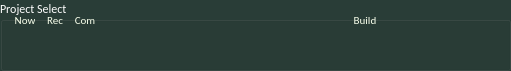
   <widget class="QGroupBox" name="groupBox_7">
    <property name="enabled">
     <bool>true</bool>
    </property>
    <property name="geometry">
     <rect>
      <x>100</x>
      <y>30</y>
      <width>511</width>
      <height>71</height>
     </rect>
    </property>
    <property name="palette">
     <palette>
      <active>
       <colorrole role="WindowText">
        <brush brushstyle="SolidPattern">
         <color alpha="255">
          <red>255</red>
          <green>255</green>
          <blue>255</blue>
         </color>
        </brush>
       </colorrole>
       <colorrole role="Button">
        <brush brushstyle="SolidPattern">
         <color alpha="255">
          <red>41</red>
          <green>61</green>
          <blue>55</blue>
         </color>
        </brush>
       </colorrole>
       <colorrole role="Light">
        <brush brushstyle="SolidPattern">
         <color alpha="255">
          <red>61</red>
          <green>91</green>
          <blue>82</blue>
         </color>
        </brush>
       </colorrole>
       <colorrole role="Midlight">
        <brush brushstyle="SolidPattern">
         <color alpha="255">
          <red>51</red>
          <green>76</green>
          <blue>68</blue>
         </color>
        </brush>
       </colorrole>
       <colorrole role="Dark">
        <brush brushstyle="SolidPattern">
         <color alpha="255">
          <red>20</red>
          <green>30</green>
          <blue>27</blue>
         </color>
        </brush>
       </colorrole>
       <colorrole role="Mid">
        <brush brushstyle="SolidPattern">
         <color alpha="255">
          <red>27</red>
          <green>40</green>
          <blue>36</blue>
         </color>
        </brush>
       </colorrole>
       <colorrole role="Text">
        <brush brushstyle="SolidPattern">
         <color alpha="255">
          <red>255</red>
          <green>255</green>
          <blue>255</blue>
         </color>
        </brush>
       </colorrole>
       <colorrole role="BrightText">
        <brush brushstyle="SolidPattern">
         <color alpha="255">
          <red>255</red>
          <green>255</green>
          <blue>255</blue>
         </color>
        </brush>
       </colorrole>
       <colorrole role="ButtonText">
        <brush brushstyle="SolidPattern">
         <color alpha="255">
          <red>255</red>
          <green>255</green>
          <blue>255</blue>
         </color>
        </brush>
       </colorrole>
       <colorrole role="Base">
        <brush brushstyle="SolidPattern">
         <color alpha="255">
          <red>0</red>
          <green>0</green>
          <blue>0</blue>
         </color>
        </brush>
       </colorrole>
       <colorrole role="Window">
        <brush brushstyle="SolidPattern">
         <color alpha="255">
          <red>41</red>
          <green>61</green>
          <blue>55</blue>
         </color>
        </brush>
       </colorrole>
       <colorrole role="Shadow">
        <brush brushstyle="SolidPattern">
         <color alpha="255">
          <red>0</red>
          <green>0</green>
          <blue>0</blue>
         </color>
        </brush>
       </colorrole>
       <colorrole role="AlternateBase">
        <brush brushstyle="SolidPattern">
         <color alpha="255">
          <red>20</red>
          <green>30</green>
          <blue>27</blue>
         </color>
        </brush>
       </colorrole>
       <colorrole role="ToolTipBase">
        <brush brushstyle="SolidPattern">
         <color alpha="255">
          <red>255</red>
          <green>255</green>
          <blue>220</blue>
         </color>
        </brush>
       </colorrole>
       <colorrole role="ToolTipText">
        <brush brushstyle="SolidPattern">
         <color alpha="255">
          <red>0</red>
          <green>0</green>
          <blue>0</blue>
         </color>
        </brush>
       </colorrole>
      </active>
      <inactive>
       <colorrole role="WindowText">
        <brush brushstyle="SolidPattern">
         <color alpha="255">
          <red>255</red>
          <green>255</green>
          <blue>255</blue>
         </color>
        </brush>
       </colorrole>
       <colorrole role="Button">
        <brush brushstyle="SolidPattern">
         <color alpha="255">
          <red>41</red>
          <green>61</green>
          <blue>55</blue>
         </color>
        </brush>
       </colorrole>
       <colorrole role="Light">
        <brush brushstyle="SolidPattern">
         <color alpha="255">
          <red>61</red>
          <green>91</green>
          <blue>82</blue>
         </color>
        </brush>
       </colorrole>
       <colorrole role="Midlight">
        <brush brushstyle="SolidPattern">
         <color alpha="255">
          <red>51</red>
          <green>76</green>
          <blue>68</blue>
         </color>
        </brush>
       </colorrole>
       <colorrole role="Dark">
        <brush brushstyle="SolidPattern">
         <color alpha="255">
          <red>20</red>
          <green>30</green>
          <blue>27</blue>
         </color>
        </brush>
       </colorrole>
       <colorrole role="Mid">
        <brush brushstyle="SolidPattern">
         <color alpha="255">
          <red>27</red>
          <green>40</green>
          <blue>36</blue>
         </color>
        </brush>
       </colorrole>
       <colorrole role="Text">
        <brush brushstyle="SolidPattern">
         <color alpha="255">
          <red>255</red>
          <green>255</green>
          <blue>255</blue>
         </color>
        </brush>
       </colorrole>
       <colorrole role="BrightText">
        <brush brushstyle="SolidPattern">
         <color alpha="255">
          <red>255</red>
          <green>255</green>
          <blue>255</blue>
         </color>
        </brush>
       </colorrole>
       <colorrole role="ButtonText">
        <brush brushstyle="SolidPattern">
         <color alpha="255">
          <red>255</red>
          <green>255</green>
          <blue>255</blue>
         </color>
        </brush>
       </colorrole>
       <colorrole role="Base">
        <brush brushstyle="SolidPattern">
         <color alpha="255">
          <red>0</red>
          <green>0</green>
          <blue>0</blue>
         </color>
        </brush>
       </colorrole>
       <colorrole role="Window">
        <brush brushstyle="SolidPattern">
         <color alpha="255">
          <red>41</red>
          <green>61</green>
          <blue>55</blue>
         </color>
        </brush>
       </colorrole>
       <colorrole role="Shadow">
        <brush brushstyle="SolidPattern">
         <color alpha="255">
          <red>0</red>
          <green>0</green>
          <blue>0</blue>
         </color>
        </brush>
       </colorrole>
       <colorrole role="AlternateBase">
        <brush brushstyle="SolidPattern">
         <color alpha="255">
          <red>20</red>
          <green>30</green>
          <blue>27</blue>
         </color>
        </brush>
       </colorrole>
       <colorrole role="ToolTipBase">
        <brush brushstyle="SolidPattern">
         <color alpha="255">
          <red>255</red>
          <green>255</green>
          <blue>220</blue>
         </color>
        </brush>
       </colorrole>
       <colorrole role="ToolTipText">
        <brush brushstyle="SolidPattern">
         <color alpha="255">
          <red>0</red>
          <green>0</green>
          <blue>0</blue>
         </color>
        </brush>
       </colorrole>
      </inactive>
      <disabled>
       <colorrole role="WindowText">
        <brush brushstyle="SolidPattern">
         <color alpha="255">
          <red>20</red>
          <green>30</green>
          <blue>27</blue>
         </color>
        </brush>
       </colorrole>
       <colorrole role="Button">
        <brush brushstyle="SolidPattern">
         <color alpha="255">
          <red>41</red>
          <green>61</green>
          <blue>55</blue>
         </color>
        </brush>
       </colorrole>
       <colorrole role="Light">
        <brush brushstyle="SolidPattern">
         <color alpha="255">
          <red>61</red>
          <green>91</green>
          <blue>82</blue>
         </color>
        </brush>
       </colorrole>
       <colorrole role="Midlight">
        <brush brushstyle="SolidPattern">
         <color alpha="255">
          <red>51</red>
          <green>76</green>
          <blue>68</blue>
         </color>
        </brush>
       </colorrole>
       <colorrole role="Dark">
        <brush brushstyle="SolidPattern">
         <color alpha="255">
          <red>20</red>
          <green>30</green>
          <blue>27</blue>
         </color>
        </brush>
       </colorrole>
       <colorrole role="Mid">
        <brush brushstyle="SolidPattern">
         <color alpha="255">
          <red>27</red>
          <green>40</green>
          <blue>36</blue>
         </color>
        </brush>
       </colorrole>
       <colorrole role="Text">
        <brush brushstyle="SolidPattern">
         <color alpha="255">
          <red>20</red>
          <green>30</green>
          <blue>27</blue>
         </color>
        </brush>
       </colorrole>
       <colorrole role="BrightText">
        <brush brushstyle="SolidPattern">
         <color alpha="255">
          <red>255</red>
          <green>255</green>
          <blue>255</blue>
         </color>
        </brush>
       </colorrole>
       <colorrole role="ButtonText">
        <brush brushstyle="SolidPattern">
         <color alpha="255">
          <red>20</red>
          <green>30</green>
          <blue>27</blue>
         </color>
        </brush>
       </colorrole>
       <colorrole role="Base">
        <brush brushstyle="SolidPattern">
         <color alpha="255">
          <red>41</red>
          <green>61</green>
          <blue>55</blue>
         </color>
        </brush>
       </colorrole>
       <colorrole role="Window">
        <brush brushstyle="SolidPattern">
         <color alpha="255">
          <red>41</red>
          <green>61</green>
          <blue>55</blue>
         </color>
        </brush>
       </colorrole>
       <colorrole role="Shadow">
        <brush brushstyle="SolidPattern">
         <color alpha="255">
          <red>0</red>
          <green>0</green>
          <blue>0</blue>
         </color>
        </brush>
       </colorrole>
       <colorrole role="AlternateBase">
        <brush brushstyle="SolidPattern">
         <color alpha="255">
          <red>41</red>
          <green>61</green>
          <blue>55</blue>
         </color>
        </brush>
       </colorrole>
       <colorrole role="ToolTipBase">
        <brush brushstyle="SolidPattern">
         <color alpha="255">
          <red>255</red>
          <green>255</green>
          <blue>220</blue>
         </color>
        </brush>
       </colorrole>
       <colorrole role="ToolTipText">
        <brush brushstyle="SolidPattern">
         <color alpha="255">
          <red>0</red>
          <green>0</green>
          <blue>0</blue>
         </color>
        </brush>
       </colorrole>
      </disabled>
     </palette>
    </property>
    <property name="font">
     <font>
      <family>Calibri</family>
     </font>
    </property>
    <property name="autoFillBackground">
     <bool>true</bool>
    </property>
    <property name="title">
     <string>Project Select</string>
    </property>
    <property name="flat">
     <bool>false</bool>
    </property>
    <property name="checkable">
     <bool>false</bool>
    </property>
    <widget class="QLabel" name="label_fileData_30">
     <property name="geometry">
      <rect>
       <x>15</x>
       <y>10</y>
       <width>20</width>
       <height>20</height>
      </rect>
     </property>
     <property name="palette">
      <palette>
       <active>
        <colorrole role="WindowText">
         <brush brushstyle="SolidPattern">
          <color alpha="255">
           <red>248</red>
           <green>255</green>
           <blue>235</blue>
          </color>
         </brush>
        </colorrole>
        <colorrole role="Button">
         <brush brushstyle="SolidPattern">
          <color alpha="255">
           <red>248</red>
           <green>255</green>
           <blue>235</blue>
          </color>
         </brush>
        </colorrole>
        <colorrole role="Light">
         <brush brushstyle="SolidPattern">
          <color alpha="255">
           <red>255</red>
           <green>255</green>
           <blue>255</blue>
          </color>
         </brush>
        </colorrole>
        <colorrole role="Midlight">
         <brush brushstyle="SolidPattern">
          <color alpha="255">
           <red>251</red>
           <green>255</green>
           <blue>245</blue>
          </color>
         </brush>
        </colorrole>
        <colorrole role="Dark">
         <brush brushstyle="SolidPattern">
          <color alpha="255">
           <red>124</red>
           <green>127</green>
           <blue>117</blue>
          </color>
         </brush>
        </colorrole>
        <colorrole role="Mid">
         <brush brushstyle="SolidPattern">
          <color alpha="255">
           <red>165</red>
           <green>170</green>
           <blue>157</blue>
          </color>
         </brush>
        </colorrole>
        <colorrole role="Text">
         <brush brushstyle="SolidPattern">
          <color alpha="255">
           <red>248</red>
           <green>255</green>
           <blue>235</blue>
          </color>
         </brush>
        </colorrole>
        <colorrole role="BrightText">
         <brush brushstyle="SolidPattern">
          <color alpha="255">
           <red>255</red>
           <green>255</green>
           <blue>255</blue>
          </color>
         </brush>
        </colorrole>
        <colorrole role="ButtonText">
         <brush brushstyle="SolidPattern">
          <color alpha="255">
           <red>0</red>
           <green>0</green>
           <blue>0</blue>
          </color>
         </brush>
        </colorrole>
        <colorrole role="Base">
         <brush brushstyle="SolidPattern">
          <color alpha="255">
           <red>255</red>
           <green>255</green>
           <blue>255</blue>
          </color>
         </brush>
        </colorrole>
        <colorrole role="Window">
         <brush brushstyle="SolidPattern">
          <color alpha="255">
           <red>248</red>
           <green>255</green>
           <blue>235</blue>
          </color>
         </brush>
        </colorrole>
        <colorrole role="Shadow">
         <brush brushstyle="SolidPattern">
          <color alpha="255">
           <red>0</red>
           <green>0</green>
           <blue>0</blue>
          </color>
         </brush>
        </colorrole>
        <colorrole role="AlternateBase">
         <brush brushstyle="SolidPattern">
          <color alpha="255">
           <red>251</red>
           <green>255</green>
           <blue>245</blue>
          </color>
         </brush>
        </colorrole>
        <colorrole role="ToolTipBase">
         <brush brushstyle="SolidPattern">
          <color alpha="255">
           <red>255</red>
           <green>255</green>
           <blue>220</blue>
          </color>
         </brush>
        </colorrole>
        <colorrole role="ToolTipText">
         <brush brushstyle="SolidPattern">
          <color alpha="255">
           <red>0</red>
           <green>0</green>
           <blue>0</blue>
          </color>
         </brush>
        </colorrole>
       </active>
       <inactive>
        <colorrole role="WindowText">
         <brush brushstyle="SolidPattern">
          <color alpha="255">
           <red>248</red>
           <green>255</green>
           <blue>235</blue>
          </color>
         </brush>
        </colorrole>
        <colorrole role="Button">
         <brush brushstyle="SolidPattern">
          <color alpha="255">
           <red>248</red>
           <green>255</green>
           <blue>235</blue>
          </color>
         </brush>
        </colorrole>
        <colorrole role="Light">
         <brush brushstyle="SolidPattern">
          <color alpha="255">
           <red>255</red>
           <green>255</green>
           <blue>255</blue>
          </color>
         </brush>
        </colorrole>
        <colorrole role="Midlight">
         <brush brushstyle="SolidPattern">
          <color alpha="255">
           <red>251</red>
           <green>255</green>
           <blue>245</blue>
          </color>
         </brush>
        </colorrole>
        <colorrole role="Dark">
         <brush brushstyle="SolidPattern">
          <color alpha="255">
           <red>124</red>
           <green>127</green>
           <blue>117</blue>
          </color>
         </brush>
        </colorrole>
        <colorrole role="Mid">
         <brush brushstyle="SolidPattern">
          <color alpha="255">
           <red>165</red>
           <green>170</green>
           <blue>157</blue>
          </color>
         </brush>
        </colorrole>
        <colorrole role="Text">
         <brush brushstyle="SolidPattern">
          <color alpha="255">
           <red>248</red>
           <green>255</green>
           <blue>235</blue>
          </color>
         </brush>
        </colorrole>
        <colorrole role="BrightText">
         <brush brushstyle="SolidPattern">
          <color alpha="255">
           <red>255</red>
           <green>255</green>
           <blue>255</blue>
          </color>
         </brush>
        </colorrole>
        <colorrole role="ButtonText">
         <brush brushstyle="SolidPattern">
          <color alpha="255">
           <red>0</red>
           <green>0</green>
           <blue>0</blue>
          </color>
         </brush>
        </colorrole>
        <colorrole role="Base">
         <brush brushstyle="SolidPattern">
          <color alpha="255">
           <red>255</red>
           <green>255</green>
           <blue>255</blue>
          </color>
         </brush>
        </colorrole>
        <colorrole role="Window">
         <brush brushstyle="SolidPattern">
          <color alpha="255">
           <red>248</red>
           <green>255</green>
           <blue>235</blue>
          </color>
         </brush>
        </colorrole>
        <colorrole role="Shadow">
         <brush brushstyle="SolidPattern">
          <color alpha="255">
           <red>0</red>
           <green>0</green>
           <blue>0</blue>
          </color>
         </brush>
        </colorrole>
        <colorrole role="AlternateBase">
         <brush brushstyle="SolidPattern">
          <color alpha="255">
           <red>251</red>
           <green>255</green>
           <blue>245</blue>
          </color>
         </brush>
        </colorrole>
        <colorrole role="ToolTipBase">
         <brush brushstyle="SolidPattern">
          <color alpha="255">
           <red>255</red>
           <green>255</green>
           <blue>220</blue>
          </color>
         </brush>
        </colorrole>
        <colorrole role="ToolTipText">
         <brush brushstyle="SolidPattern">
          <color alpha="255">
           <red>0</red>
           <green>0</green>
           <blue>0</blue>
          </color>
         </brush>
        </colorrole>
       </inactive>
       <disabled>
        <colorrole role="WindowText">
         <brush brushstyle="SolidPattern">
          <color alpha="255">
           <red>124</red>
           <green>127</green>
           <blue>117</blue>
          </color>
         </brush>
        </colorrole>
        <colorrole role="Button">
         <brush brushstyle="SolidPattern">
          <color alpha="255">
           <red>248</red>
           <green>255</green>
           <blue>235</blue>
          </color>
         </brush>
        </colorrole>
        <colorrole role="Light">
         <brush brushstyle="SolidPattern">
          <color alpha="255">
           <red>255</red>
           <green>255</green>
           <blue>255</blue>
          </color>
         </brush>
        </colorrole>
        <colorrole role="Midlight">
         <brush brushstyle="SolidPattern">
          <color alpha="255">
           <red>251</red>
           <green>255</green>
           <blue>245</blue>
          </color>
         </brush>
        </colorrole>
        <colorrole role="Dark">
         <brush brushstyle="SolidPattern">
          <color alpha="255">
           <red>124</red>
           <green>127</green>
           <blue>117</blue>
          </color>
         </brush>
        </colorrole>
        <colorrole role="Mid">
         <brush brushstyle="SolidPattern">
          <color alpha="255">
           <red>165</red>
           <green>170</green>
           <blue>157</blue>
          </color>
         </brush>
        </colorrole>
        <colorrole role="Text">
         <brush brushstyle="SolidPattern">
          <color alpha="255">
           <red>124</red>
           <green>127</green>
           <blue>117</blue>
          </color>
         </brush>
        </colorrole>
        <colorrole role="BrightText">
         <brush brushstyle="SolidPattern">
          <color alpha="255">
           <red>255</red>
           <green>255</green>
           <blue>255</blue>
          </color>
         </brush>
        </colorrole>
        <colorrole role="ButtonText">
         <brush brushstyle="SolidPattern">
          <color alpha="255">
           <red>124</red>
           <green>127</green>
           <blue>117</blue>
          </color>
         </brush>
        </colorrole>
        <colorrole role="Base">
         <brush brushstyle="SolidPattern">
          <color alpha="255">
           <red>248</red>
           <green>255</green>
           <blue>235</blue>
          </color>
         </brush>
        </colorrole>
        <colorrole role="Window">
         <brush brushstyle="SolidPattern">
          <color alpha="255">
           <red>248</red>
           <green>255</green>
           <blue>235</blue>
          </color>
         </brush>
        </colorrole>
        <colorrole role="Shadow">
         <brush brushstyle="SolidPattern">
          <color alpha="255">
           <red>0</red>
           <green>0</green>
           <blue>0</blue>
          </color>
         </brush>
        </colorrole>
        <colorrole role="AlternateBase">
         <brush brushstyle="SolidPattern">
          <color alpha="255">
           <red>248</red>
           <green>255</green>
           <blue>235</blue>
          </color>
         </brush>
        </colorrole>
        <colorrole role="ToolTipBase">
         <brush brushstyle="SolidPattern">
          <color alpha="255">
           <red>255</red>
           <green>255</green>
           <blue>220</blue>
          </color>
         </brush>
        </colorrole>
        <colorrole role="ToolTipText">
         <brush brushstyle="SolidPattern">
          <color alpha="255">
           <red>0</red>
           <green>0</green>
           <blue>0</blue>
          </color>
         </brush>
        </colorrole>
       </disabled>
      </palette>
     </property>
     <property name="font">
      <font>
       <family>Calibri</family>
       <pointsize>8</pointsize>
      </font>
     </property>
     <property name="text">
      <string>Now</string>
     </property>
     <property name="alignment">
      <set>Qt::AlignCenter</set>
     </property>
    </widget>
    <widget class="QLabel" name="label_fileData_31">
     <property name="geometry">
      <rect>
       <x>45</x>
       <y>10</y>
       <width>20</width>
       <height>20</height>
      </rect>
     </property>
     <property name="palette">
      <palette>
       <active>
        <colorrole role="WindowText">
         <brush brushstyle="SolidPattern">
          <color alpha="255">
           <red>248</red>
           <green>255</green>
           <blue>235</blue>
          </color>
         </brush>
        </colorrole>
       </active>
       <inactive>
        <colorrole role="WindowText">
         <brush brushstyle="SolidPattern">
          <color alpha="255">
           <red>248</red>
           <green>255</green>
           <blue>235</blue>
          </color>
         </brush>
        </colorrole>
       </inactive>
       <disabled>
        <colorrole role="WindowText">
         <brush brushstyle="SolidPattern">
          <color alpha="255">
           <red>85</red>
           <green>127</green>
           <blue>0</blue>
          </color>
         </brush>
        </colorrole>
       </disabled>
      </palette>
     </property>
     <property name="font">
      <font>
       <family>Calibri</family>
       <pointsize>8</pointsize>
      </font>
     </property>
     <property name="text">
      <string>Rec</string>
     </property>
     <property name="alignment">
      <set>Qt::AlignCenter</set>
     </property>
    </widget>
    <widget class="QLabel" name="label_fileData_32">
     <property name="geometry">
      <rect>
       <x>75</x>
       <y>10</y>
       <width>20</width>
       <height>20</height>
      </rect>
     </property>
     <property name="palette">
      <palette>
       <active>
        <colorrole role="WindowText">
         <brush brushstyle="SolidPattern">
          <color alpha="255">
           <red>248</red>
           <green>255</green>
           <blue>235</blue>
          </color>
         </brush>
        </colorrole>
       </active>
       <inactive>
        <colorrole role="WindowText">
         <brush brushstyle="SolidPattern">
          <color alpha="255">
           <red>248</red>
           <green>255</green>
           <blue>235</blue>
          </color>
         </brush>
        </colorrole>
       </inactive>
       <disabled>
        <colorrole role="WindowText">
         <brush brushstyle="SolidPattern">
          <color alpha="255">
           <red>85</red>
           <green>127</green>
           <blue>0</blue>
          </color>
         </brush>
        </colorrole>
       </disabled>
      </palette>
     </property>
     <property name="font">
      <font>
       <family>Calibri</family>
       <pointsize>8</pointsize>
      </font>
     </property>
     <property name="text">
      <string>Com</string>
     </property>
     <property name="alignment">
      <set>Qt::AlignCenter</set>
     </property>
    </widget>
    <widget class="QLabel" name="label_fileData_33">
     <property name="geometry">
      <rect>
       <x>350</x>
       <y>10</y>
       <width>30</width>
       <height>20</height>
      </rect>
     </property>
     <property name="palette">
      <palette>
       <active>
        <colorrole role="WindowText">
         <brush brushstyle="SolidPattern">
          <color alpha="255">
           <red>248</red>
           <green>255</green>
           <blue>235</blue>
          </color>
         </brush>
        </colorrole>
       </active>
       <inactive>
        <colorrole role="WindowText">
         <brush brushstyle="SolidPattern">
          <color alpha="255">
           <red>248</red>
           <green>255</green>
           <blue>235</blue>
          </color>
         </brush>
        </colorrole>
       </inactive>
       <disabled>
        <colorrole role="WindowText">
         <brush brushstyle="SolidPattern">
          <color alpha="255">
           <red>85</red>
           <green>127</green>
           <blue>0</blue>
          </color>
         </brush>
        </colorrole>
       </disabled>
      </palette>
     </property>
     <property name="font">
      <font>
       <family>Calibri</family>
       <pointsize>8</pointsize>
      </font>
     </property>
     <property name="text">
      <string>Build</string>
     </property>
     <property name="alignment">
      <set>Qt::AlignCenter</set>
     </property>
    </widget>
   </widget>
